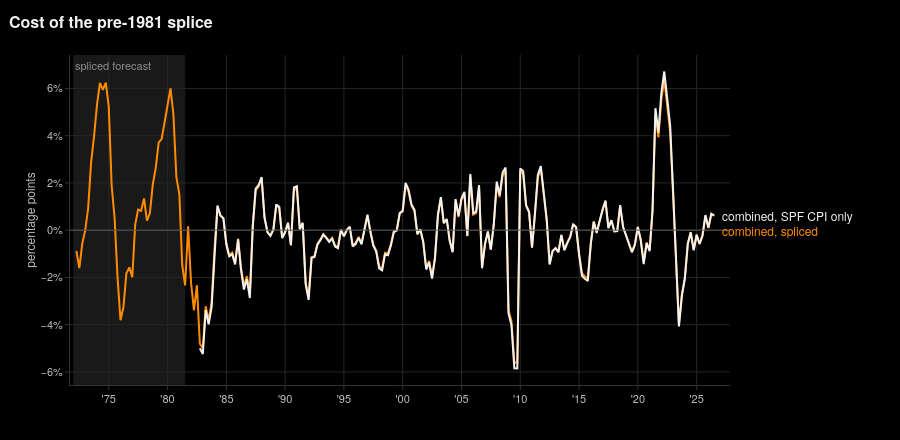

The cell this chart's notebook holds for it:
### Markdown cell above
### The one big assumption: the pre-1981 forecast

We have to backfill some data to make this study match the full period of AQR's study. I've used Claude to come up with a workaround solution. 

>
> From Claude:
>
>The Survey of Professional Forecasters (SPF) has only asked its panel about **CPI since 1981Q3**. A study beginning in 1972 therefore has no survey forecast for its first decade — which is precisely the decade that contains the Great Inflation and most of the upside surprises worth studying. 
>
>What we do have is the one SPF question that runs continuously from 1968Q4: the **GDP price index**. The fill is that forecast, plus the mean CPI-minus-deflator forecast wedge measured over the 181 quarters where both exist.
>
>This is an assumption, not a measurement, and it should be read as one. CPI and the deflator differ in weighting and in their treatment of shelter, and the wedge between them is not constant. The diagnostics below are the honest summary of how much that costs: the two forecasts correlate 0.96 over the overlap, and the wedge's own standard deviation (0.32pp) is about the same size as its mean (0.30pp) — so the level of the fill is reasonable and its quarter-to-quarter error is not negligible.
>

### Code cell
for key, value in splice_notes.items():
    print(f"{key:20s} {value if not isinstance(value, float) else round(value, 3)}")

unspliced_forecast, _ = dataset.inflation_forecast_1y(splice_pre_1981=False)
unspliced = metrics.combine(
    metrics.change_metric(cpi_yoy),
    metrics.surprise_metric(cpi_yoy, unspliced_forecast),
).loc[STUDY_START:]

comparison = pd.DataFrame(
    {"combined, spliced": inflation["combined"], "combined, SPF CPI only": unspliced["combined"]}
)
fig = charts.line_chart(comparison, title="Cost of the pre-1981 splice", ylabel="percentage points", percent=0)
charts.shade_span(fig, "1972Q1", "1981Q2", note="spliced forecast")
fig.show()

overlap = comparison.dropna()
print(f"where both exist ({len(overlap)} quarters): correlation "
      f"{overlap.iloc[:, 0].corr(overlap.iloc[:, 1]):.4f}, "
      f"mean absolute difference {(overlap.iloc[:, 0] - overlap.iloc[:, 1]).abs().mean():.3f} pp")

### Figure 1 — Plotly figure (JSON) as saved in the notebook; plotly's stock layout.template omitted (floating-point values rounded to 4 significant figures; data arrays with more than 128 entries replaced by an {"elided": "..."} marker saying what was removed)
{"data": [{"hovertemplate": "combined, spliced: %{y:.1f}%<extra></extra>", "line": {"color": "#ff8c00", "width": 2}, "mode": "lines", "name": "combined, spliced", "showlegend": false, "type": "scatter", "x": {"elided": "219 str values"}, "y": {"elided": "219 float values"}}, {"hovertemplate": "combined, SPF CPI only: %{y:.1f}%<extra></extra>", "line": {"color": "#f2f2f2", "width": 2}, "mode": "lines", "name": "combined, SPF CPI only", "showlegend": false, "type": "scatter", "x": {"elided": "219 str values"}, "y": {"elided": "219 float values"}}], "layout": {"annotations": [{"font": {"color": "#f2f2f2", "size": 12}, "showarrow": false, "text": "combined, SPF CPI only", "x": "2026-06-30T23:59:59.999999", "xanchor": "left", "xshift": 6, "y": 0.6265, "yshift": 0.0}, {"font": {"color": "#ff8c00", "size": 12}, "showarrow": false, "text": "combined, spliced", "x": "2026-06-30T23:59:59.999999", "xanchor": "left", "xshift": 6, "y": 0.6084, "yshift": -14.57}, {"font": {"color": "#8c8c8c", "size": 11}, "showarrow": false, "text": "spliced forecast", "x": "1972-01-01T00:00:00", "xanchor": "left", "xref": "x", "y": 1, "yanchor": "top", "yref": "y domain"}], "height": 440, "hovermode": "x unified", "margin": {"r": 170}, "shapes": [{"line": {"color": "#5a5a5a", "width": 1}, "type": "line", "x0": 0, "x1": 1, "xref": "x domain", "y0": 0, "y1": 0, "yref": "y"}, {"fillcolor": "#8c8c8c", "layer": "below", "line": {"width": 0}, "opacity": 0.18, "type": "rect", "x0": "1972-01-01T00:00:00", "x1": "1981-06-30T23:59:59.999999", "xref": "x", "y0": 0, "y1": 1, "yref": "y domain"}], "title": {"text": "Cost of the pre-1981 splice"}, "xaxis": {"dtick": "M60", "hoverformat": "%Y Q%q", "range": ["1971-09-14T22:33:35.999999", "2027-11-03T02:52:47.999999"], "showspikes": true, "spikecolor": "#8c8c8c", "spikedash": "dot", "spikemode": "across", "spikethickness": 1, "tick0": "1970-01-01", "tickformat": "'%y"}, "yaxis": {"tickformat": ".0f", "ticksuffix": "%", "title": {"text": "percentage points"}}}}
